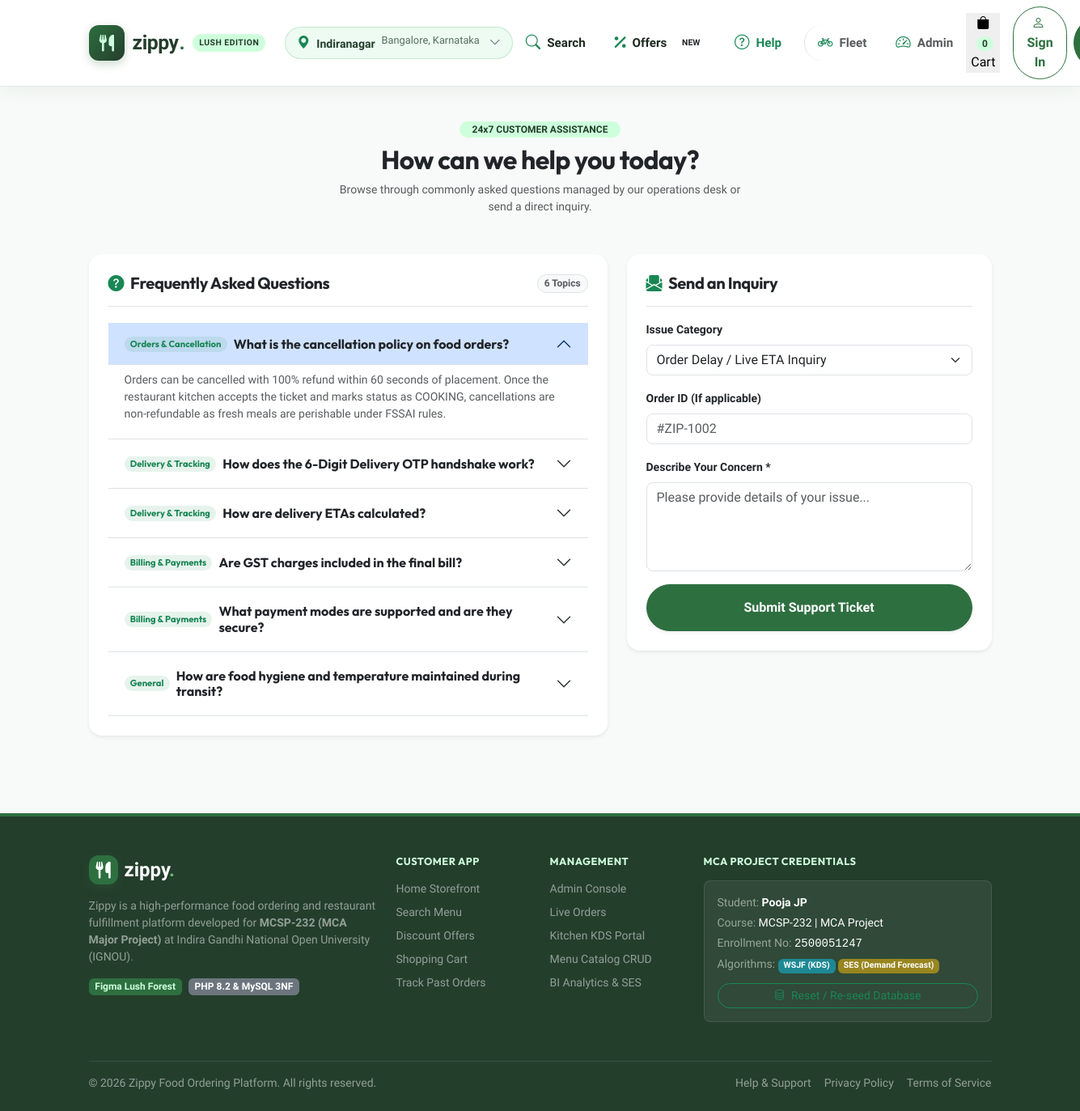
Page /customer/help.php on the committed database.
### tables this page shows
CREATE TABLE `faqs` (
    `faq_id` INT AUTO_INCREMENT PRIMARY KEY,
    `question` VARCHAR(255) NOT NULL,
    `answer` TEXT NOT NULL,
    `category` VARCHAR(50) NOT NULL DEFAULT 'General',
    `display_order` INT NOT NULL DEFAULT 0,
    `is_active` TINYINT(1) NOT NULL DEFAULT 1,
    `created_at` TIMESTAMP NOT NULL DEFAULT CURRENT_TIMESTAMP
);

### includes/functions.php (called while the page is built, shortened)
<?php
require_once __DIR__ . '/../config/config.php';
function db_query(string $sql, array $params = []): ?PDOStatement {
    $pdo = getDBConnection();
    try {
        $stmt = $pdo->prepare($sql);
        $stmt->execute($params);
        return $stmt;
    } catch (PDOException $e) {
        error_log("Database Query Error: " . $e->getMessage() . " | SQL: " . $sql);
        return null;
    }
}
function db_fetch_all(string $sql, array $params = []): array {
    $stmt = db_query($sql, $params);
    return $stmt ? $stmt->fetchAll() : [];
}

### config/config.php (called while the page is built, shortened)
<?php
function e(?string $string): string {
    return htmlspecialchars($string ?? '', ENT_QUOTES, 'UTF-8');
}

### customer/help.php (the view, shortened to what this page needs)
<?php
require_once __DIR__ . '/includes/header.php';
$dbFaqs = [];
try {
    $dbFaqs = db_fetch_all("SELECT * FROM `faqs` WHERE `is_active` = 1 ORDER BY `display_order` ASC, `faq_id` ASC");
} catch (Exception $e) {
    $dbFaqs = [];
}
?>
<main class="py-4">
  <div class="container-xl">
    <div class="text-center mb-5">
      <span class="badge rounded-pill px-3 py-1 mb-2 fw-semibold" style="background:#CEFFDC; color:#243E2C;">
        24x7 CUSTOMER ASSISTANCE
      </span>
      <h2 class="fw-bold font-outfit text-dark mb-2">How can we help you today?</h2>
      <p class="text-muted small" style="max-width: 500px; margin: 0 auto;">
        Browse through commonly asked questions managed by our operations desk or send a direct inquiry.
      </p>
    </div>
    <div class="row g-4 justify-content-center">
      <div class="col-lg-7">
        <div class="card border-0 rounded-4 shadow-sm p-4 bg-white mb-4">
          <div class="d-flex align-items-center justify-content-between border-bottom pb-3 mb-3">
            <h5 class="fw-bold text-dark mb-0"><i class="bi bi-question-circle-fill text-success me-2"></i>Frequently Asked Questions</h5>
            <span class="badge bg-light text-muted border rounded-pill small"><?= count($dbFaqs) ?> Topics</span>
          </div>
          <div class="accordion accordion-flush" id="faqAccordion">
            <?php foreach ($dbFaqs as $idx => $faq): ?>
              <?php $isFirst = ($idx === 0); ?>
              <div class="accordion-item border-bottom py-1">
                <h2 class="accordion-header" id="faqHeading<?= (int)$faq['faq_id'] ?>">
                  <button class="accordion-button <?= $isFirst ? '' : 'collapsed' ?> fw-bold text-dark" type="button" data-bs-toggle="collapse" data-bs-target="#collapse<?= (int)$faq['faq_id'] ?>" aria-expanded="<?= $isFirst ? 'true' : 'false' ?>">
                    <span class="badge bg-success bg-opacity-10 text-success rounded-pill me-2 small" style="font-size:0.7rem;">
                      <?= e($faq['category'] ?? 'General') ?>
                    </span>
                    <?= e($faq['question']) ?>
                  </button>
                </h2>
                <div id="collapse<?= (int)$faq['faq_id'] ?>" class="accordion-collapse collapse <?= $isFirst ? 'show' : '' ?>" data-bs-parent="#faqAccordion">
                  <div class="accordion-body text-muted small pt-2">
                    <?= $faq['answer'] ?>
                  </div>
                </div>
              </div>
            <?php endforeach; ?>
          </div>
        </div>
      </div>
      <div class="col-lg-5">
        <div class="card border-0 rounded-4 shadow-sm p-4 bg-white">
          <h5 class="fw-bold text-dark border-bottom pb-3 mb-3"><i class="bi bi-envelope-paper-fill text-success me-2"></i>Send an Inquiry</h5>
          <form method="POST" action="<?= CUSTOMER_URL ?>/help.php">
            <div class="mb-3">
              <label class="form-label small fw-bold">Issue Category</label>
              <select name="category" class="form-select rounded-3">
                <option value="order_delay">Order Delay / Live ETA Inquiry</option>
              </select>
            </div>
            <div class="mb-3">
              <label class="form-label small fw-bold">Order ID (If applicable)</label>
              <input type="text" name="order_id" class="form-control rounded-3" placeholder="#ZIP-1002">
            </div>
            <div class="mb-3">
              <label class="form-label small fw-bold">Describe Your Concern *</label>
              <textarea name="description" class="form-control rounded-3" rows="4" placeholder="Please provide details of your issue..." required></textarea>
            </div>
            <button type="submit" class="btn btn-success w-100 rounded-pill py-3 fw-bold shadow-sm" style="background:#2E6F40; border-color:#2E6F40;">
              Submit Support Ticket
            </button>
          </form>
        </div>
      </div>
    </div>
  </div>
</main>
<?php require_once __DIR__ . '/includes/footer.php'; ?>

### assets/css/style.css (style rules this page uses)
:root { --lush-pine: #243E2C; --lush-forest: #2E6F40; --lush-forest-hover: #235933; --lush-sage: #68BA7F; --lush-mint: #CEFFDC; --lush-mint-soft: #EDFBF2; --lush-mint-glow: rgba(206, 255, 220, 0.45); --lush-bg: #F7FAF8; --lush-card: #FFFFFF; --lush-border: #E2ECE5; --lush-border-subtle: #EEF4F0; --lush-text-main: #1C2B20; --lush-text-muted: #576E5F; --lush-text-light: #8A9E91; --food-veg: #229947; --food-nonveg: #D32F2F; --food-gold: #E5A100; --food-badge-bg: #243E2C; --shadow-sm: 0 2px 8px rgba(36, 62, 44, 0.06); --shadow-md: 0 6px 18px rgba(36, 62, 44, 0.08); --shadow-lg: 0 14px 34px rgba(36, 62, 44, 0.12); --radius-sm: 8px; --radius-md: 14px; --radius-lg: 20px; --radius-pill: 50px; --transition-fast: all 0.2s cubic-bezier(0.4, 0, 0.2, 1); --transition-normal: all 0.3s cubic-bezier(0.4, 0, 0.2, 1); }
body { font-family: 'Plus Jakarta Sans', -apple-system, BlinkMacSystemFont, 'Segoe UI', Roboto, Helvetica, Arial, sans-serif; background-color: var(--lush-bg); color: var(--lush-text-main); overflow-x: hidden; line-height: 1.5; }
h1, h2, h3, h4, h5, h6 { font-family: 'Outfit', 'Plus Jakarta Sans', sans-serif; color: var(--lush-pine); font-weight: 700; letter-spacing: -0.02em; }

### rows in the picture
faqs: category "Orders & Cancellation", question "What is the cancellation policy on food orders?", answer "Orders can be cancelled with 100% refund within 60 seconds of placement. Once the restaurant kitchen accepts the ticket and marks status as COOKING, cancellations are non-refundable as fresh meals are perishable under FSSAI rules."
faqs: category "Delivery & Tracking", question "How does the 6-Digit Delivery OTP handshake work?"
faqs: category "Delivery & Tracking", question "How are delivery ETAs calculated?"
faqs: category "Billing & Payments", question "Are GST charges included in the final bill?"
faqs: category "Billing & Payments", question "What payment modes are supported and are they secure?"
faqs: category "General", question "How are food hygiene and temperature maintained during transit?"

### other values in the picture
count($dbFaqs) "6"
